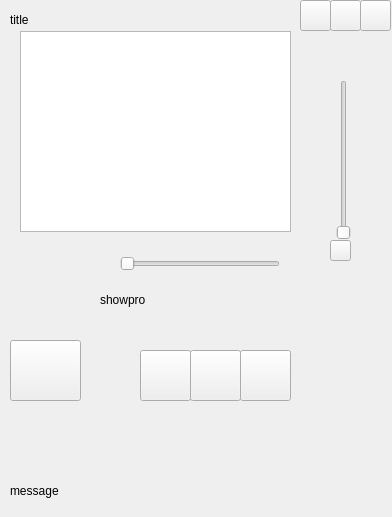
<?xml version="1.0" encoding="UTF-8"?>
<ui version="4.0">
 <class>Widget</class>
 <widget class="QWidget" name="Widget">
  <property name="geometry">
   <rect>
    <x>0</x>
    <y>0</y>
    <width>392</width>
    <height>517</height>
   </rect>
  </property>
  <property name="windowTitle">
   <string>Widget</string>
  </property>
  <property name="autoFillBackground">
   <bool>false</bool>
  </property>
  <widget class="QPushButton" name="play">
   <property name="geometry">
    <rect>
     <x>190</x>
     <y>350</y>
     <width>51</width>
     <height>51</height>
    </rect>
   </property>
   <property name="text">
    <string/>
   </property>
  </widget>
  <widget class="QPushButton" name="addmusic">
   <property name="geometry">
    <rect>
     <x>300</x>
     <y>0</y>
     <width>31</width>
     <height>31</height>
    </rect>
   </property>
   <property name="text">
    <string/>
   </property>
  </widget>
  <widget class="QPushButton" name="Close">
   <property name="geometry">
    <rect>
     <x>360</x>
     <y>0</y>
     <width>31</width>
     <height>31</height>
    </rect>
   </property>
   <property name="text">
    <string/>
   </property>
  </widget>
  <widget class="QPushButton" name="Tomin">
   <property name="geometry">
    <rect>
     <x>330</x>
     <y>0</y>
     <width>31</width>
     <height>31</height>
    </rect>
   </property>
   <property name="text">
    <string/>
   </property>
  </widget>
  <widget class="QListWidget" name="list">
   <property name="geometry">
    <rect>
     <x>20</x>
     <y>31</y>
     <width>271</width>
     <height>201</height>
    </rect>
   </property>
  </widget>
  <widget class="QPushButton" name="before">
   <property name="geometry">
    <rect>
     <x>140</x>
     <y>350</y>
     <width>51</width>
     <height>51</height>
    </rect>
   </property>
   <property name="text">
    <string/>
   </property>
  </widget>
  <widget class="QPushButton" name="next">
   <property name="geometry">
    <rect>
     <x>240</x>
     <y>350</y>
     <width>51</width>
     <height>51</height>
    </rect>
   </property>
   <property name="text">
    <string/>
   </property>
  </widget>
  <widget class="QLabel" name="message">
   <property name="geometry">
    <rect>
     <x>10</x>
     <y>470</y>
     <width>71</width>
     <height>41</height>
    </rect>
   </property>
   <property name="text">
    <string>message</string>
   </property>
  </widget>
  <widget class="QPushButton" name="playstyle">
   <property name="geometry">
    <rect>
     <x>10</x>
     <y>340</y>
     <width>71</width>
     <height>61</height>
    </rect>
   </property>
   <property name="text">
    <string/>
   </property>
  </widget>
  <widget class="QSlider" name="volumeControl">
   <property name="geometry">
    <rect>
     <x>330</x>
     <y>80</y>
     <width>28</width>
     <height>160</height>
    </rect>
   </property>
   <property name="orientation">
    <enum>Qt::Vertical</enum>
   </property>
  </widget>
  <widget class="QSlider" name="seekSlider">
   <property name="geometry">
    <rect>
     <x>120</x>
     <y>250</y>
     <width>160</width>
     <height>28</height>
    </rect>
   </property>
   <property name="orientation">
    <enum>Qt::Horizontal</enum>
   </property>
  </widget>
  <widget class="QLabel" name="title">
   <property name="geometry">
    <rect>
     <x>10</x>
     <y>10</y>
     <width>63</width>
     <height>20</height>
    </rect>
   </property>
   <property name="text">
    <string>title</string>
   </property>
  </widget>
  <widget class="QLabel" name="showTime">
   <property name="geometry">
    <rect>
     <x>10</x>
     <y>250</y>
     <width>63</width>
     <height>20</height>
    </rect>
   </property>
   <property name="text">
    <string/>
   </property>
  </widget>
  <widget class="QPushButton" name="Voice">
   <property name="geometry">
    <rect>
     <x>330</x>
     <y>240</y>
     <width>21</width>
     <height>21</height>
    </rect>
   </property>
   <property name="text">
    <string/>
   </property>
  </widget>
  <widget class="QLabel" name="showPro">
   <property name="geometry">
    <rect>
     <x>100</x>
     <y>290</y>
     <width>63</width>
     <height>20</height>
    </rect>
   </property>
   <property name="text">
    <string>showpro</string>
   </property>
  </widget>
  <widget class="QLabel" name="showMge">
   <property name="geometry">
    <rect>
     <x>20</x>
     <y>310</y>
     <width>321</width>
     <height>20</height>
    </rect>
   </property>
   <property name="text">
    <string/>
   </property>
  </widget>
 </widget>
 <layoutdefault spacing="6" margin="11"/>
 <resources/>
 <connections/>
</ui>
